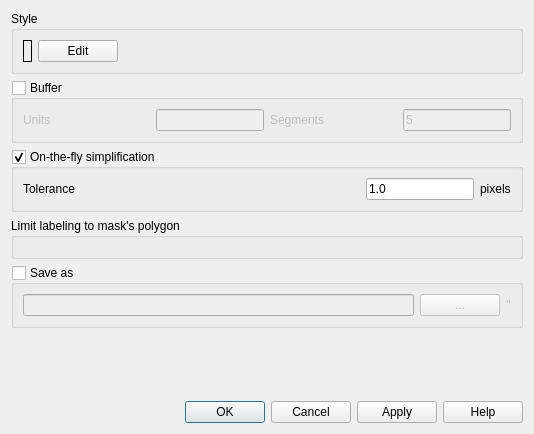
<?xml version="1.0" encoding="UTF-8"?>
<ui version="4.0">
 <class>MainDialog</class>
 <widget class="QDialog" name="MainDialog">
  <property name="geometry">
   <rect>
    <x>0</x>
    <y>0</y>
    <width>534</width>
    <height>434</height>
   </rect>
  </property>
  <property name="windowTitle">
   <string>Define a mask</string>
  </property>
  <layout class="QVBoxLayout" name="verticalLayout_4">
   <item>
    <widget class="QGroupBox" name="groupBox">
     <property name="toolTip">
      <string>Style to use for mask layer</string>
     </property>
     <property name="title">
      <string>Style</string>
     </property>
     <property name="flat">
      <bool>false</bool>
     </property>
     <property name="checkable">
      <bool>false</bool>
     </property>
     <layout class="QHBoxLayout" name="horizontalLayout_4">
      <item>
       <widget class="QLabel" name="stylePreview">
        <property name="sizePolicy">
         <sizepolicy hsizetype="Minimum" vsizetype="Minimum">
          <horstretch>0</horstretch>
          <verstretch>0</verstretch>
         </sizepolicy>
        </property>
        <property name="frameShape">
         <enum>QFrame::Box</enum>
        </property>
        <property name="lineWidth">
         <number>1</number>
        </property>
        <property name="midLineWidth">
         <number>0</number>
        </property>
        <property name="text">
         <string/>
        </property>
       </widget>
      </item>
      <item>
       <widget class="QPushButton" name="editStyleBtn">
        <property name="text">
         <string>Edit</string>
        </property>
       </widget>
      </item>
      <item>
       <spacer name="horizontalSpacer_2">
        <property name="orientation">
         <enum>Qt::Horizontal</enum>
        </property>
        <property name="sizeHint" stdset="0">
         <size>
          <width>40</width>
          <height>20</height>
         </size>
        </property>
       </spacer>
      </item>
     </layout>
    </widget>
   </item>
   <item>
    <widget class="QGroupBox" name="bufferGroup">
     <property name="toolTip">
      <string>Buffer around the mask geometry</string>
     </property>
     <property name="title">
      <string>Buffer</string>
     </property>
     <property name="flat">
      <bool>false</bool>
     </property>
     <property name="checkable">
      <bool>true</bool>
     </property>
     <property name="checked">
      <bool>false</bool>
     </property>
     <layout class="QVBoxLayout" name="verticalLayout_2">
      <item>
       <layout class="QHBoxLayout" name="horizontalLayout_3">
        <item>
         <widget class="QLabel" name="label_2">
          <property name="sizePolicy">
           <sizepolicy hsizetype="Expanding" vsizetype="Preferred">
            <horstretch>0</horstretch>
            <verstretch>0</verstretch>
           </sizepolicy>
          </property>
          <property name="text">
           <string>Units</string>
          </property>
         </widget>
        </item>
        <item>
         <widget class="QLineEdit" name="bufferUnits">
          <property name="sizePolicy">
           <sizepolicy hsizetype="Minimum" vsizetype="Fixed">
            <horstretch>0</horstretch>
            <verstretch>0</verstretch>
           </sizepolicy>
          </property>
         </widget>
        </item>
        <item>
         <widget class="QLabel" name="label_4">
          <property name="sizePolicy">
           <sizepolicy hsizetype="Expanding" vsizetype="Preferred">
            <horstretch>0</horstretch>
            <verstretch>0</verstretch>
           </sizepolicy>
          </property>
          <property name="text">
           <string>Segments</string>
          </property>
         </widget>
        </item>
        <item>
         <widget class="QLineEdit" name="bufferSegments">
          <property name="sizePolicy">
           <sizepolicy hsizetype="Minimum" vsizetype="Fixed">
            <horstretch>0</horstretch>
            <verstretch>0</verstretch>
           </sizepolicy>
          </property>
          <property name="text">
           <string>5</string>
          </property>
         </widget>
        </item>
       </layout>
      </item>
     </layout>
    </widget>
   </item>
   <item>
    <widget class="QGroupBox" name="simplifyGroup">
     <property name="toolTip">
      <string>On-the-fly simplification used for the mask geometry used in expressions ($mask_geometry)</string>
     </property>
     <property name="title">
      <string>On-the-fly simplification</string>
     </property>
     <property name="checkable">
      <bool>true</bool>
     </property>
     <property name="checked">
      <bool>true</bool>
     </property>
     <layout class="QVBoxLayout" name="verticalLayout_5">
      <item>
       <layout class="QHBoxLayout" name="horizontalLayout_5">
        <item>
         <widget class="QLabel" name="label_5">
          <property name="sizePolicy">
           <sizepolicy hsizetype="Expanding" vsizetype="Preferred">
            <horstretch>0</horstretch>
            <verstretch>0</verstretch>
           </sizepolicy>
          </property>
          <property name="text">
           <string>Tolerance</string>
          </property>
         </widget>
        </item>
        <item>
         <widget class="QLineEdit" name="simplifyTolerance">
          <property name="sizePolicy">
           <sizepolicy hsizetype="Minimum" vsizetype="Fixed">
            <horstretch>0</horstretch>
            <verstretch>0</verstretch>
           </sizepolicy>
          </property>
          <property name="text">
           <string>1.0</string>
          </property>
         </widget>
        </item>
        <item>
         <widget class="QLabel" name="label_3">
          <property name="text">
           <string>pixels</string>
          </property>
         </widget>
        </item>
       </layout>
      </item>
     </layout>
    </widget>
   </item>
   <item>
    <widget class="QGroupBox" name="labelingGroup">
     <property name="toolTip">
      <string>If a layer is checked here, its labeling options will be modified in order that its labels will be only visible from inside the mask's polygon</string>
     </property>
     <property name="title">
      <string>Limit labeling to mask's polygon</string>
     </property>
     <property name="checkable">
      <bool>false</bool>
     </property>
     <property name="checked">
      <bool>false</bool>
     </property>
     <layout class="QVBoxLayout" name="labelingLayout"/>
    </widget>
   </item>
   <item>
    <widget class="QGroupBox" name="saveLayerGroup">
     <property name="toolTip">
      <string>Whether the save the mask layer. By default a memory layer is created</string>
     </property>
     <property name="title">
      <string>Save as</string>
     </property>
     <property name="checkable">
      <bool>true</bool>
     </property>
     <property name="checked">
      <bool>false</bool>
     </property>
     <layout class="QVBoxLayout" name="verticalLayout">
      <item>
       <layout class="QHBoxLayout" name="horizontalLayout">
        <item>
         <widget class="QLineEdit" name="filePath"/>
        </item>
        <item>
         <widget class="QPushButton" name="browseBtn">
          <property name="text">
           <string>...</string>
          </property>
         </widget>
        </item>
        <item>
         <widget class="QLabel" name="formatLbl">
          <property name="text">
           <string>''</string>
          </property>
         </widget>
        </item>
       </layout>
      </item>
     </layout>
    </widget>
   </item>
   <item>
    <spacer name="verticalSpacer">
     <property name="orientation">
      <enum>Qt::Vertical</enum>
     </property>
     <property name="sizeHint" stdset="0">
      <size>
       <width>20</width>
       <height>0</height>
      </size>
     </property>
    </spacer>
   </item>
   <item>
    <widget class="QDialogButtonBox" name="buttonBox">
     <property name="orientation">
      <enum>Qt::Horizontal</enum>
     </property>
     <property name="standardButtons">
      <set>QDialogButtonBox::Apply|QDialogButtonBox::Cancel|QDialogButtonBox::Help|QDialogButtonBox::Ok</set>
     </property>
    </widget>
   </item>
  </layout>
 </widget>
 <tabstops>
  <tabstop>editStyleBtn</tabstop>
  <tabstop>bufferGroup</tabstop>
  <tabstop>bufferUnits</tabstop>
  <tabstop>bufferSegments</tabstop>
  <tabstop>simplifyGroup</tabstop>
  <tabstop>simplifyTolerance</tabstop>
  <tabstop>saveLayerGroup</tabstop>
  <tabstop>filePath</tabstop>
  <tabstop>browseBtn</tabstop>
 </tabstops>
 <resources/>
 <connections>
  <connection>
   <sender>buttonBox</sender>
   <signal>accepted()</signal>
   <receiver>MainDialog</receiver>
   <slot>accept()</slot>
   <hints>
    <hint type="sourcelabel">
     <x>257</x>
     <y>769</y>
    </hint>
    <hint type="destinationlabel">
     <x>157</x>
     <y>274</y>
    </hint>
   </hints>
  </connection>
  <connection>
   <sender>buttonBox</sender>
   <signal>rejected()</signal>
   <receiver>MainDialog</receiver>
   <slot>reject()</slot>
   <hints>
    <hint type="sourcelabel">
     <x>325</x>
     <y>769</y>
    </hint>
    <hint type="destinationlabel">
     <x>286</x>
     <y>274</y>
    </hint>
   </hints>
  </connection>
 </connections>
</ui>
